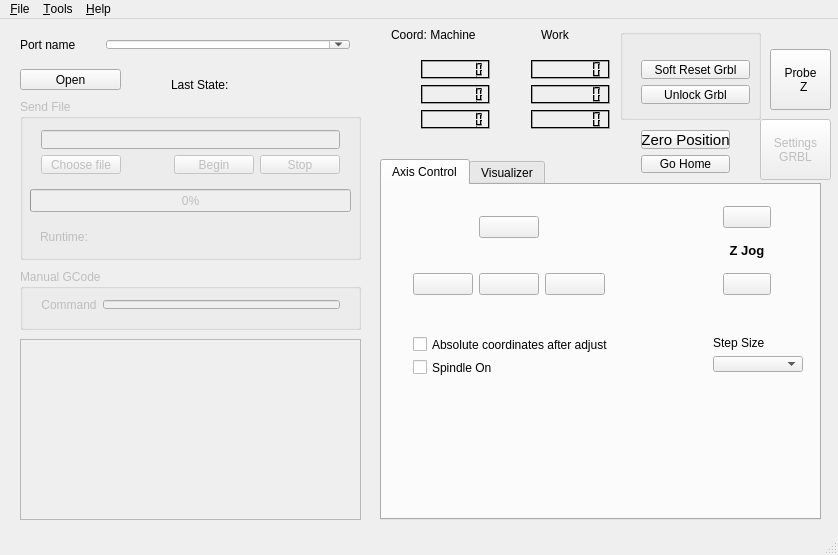
<?xml version="1.0" encoding="UTF-8"?>
<ui version="4.0">
 <class>MainWindow</class>
 <widget class="QMainWindow" name="MainWindow">
  <property name="enabled">
   <bool>true</bool>
  </property>
  <property name="geometry">
   <rect>
    <x>0</x>
    <y>0</y>
    <width>838</width>
    <height>555</height>
   </rect>
  </property>
  <property name="sizePolicy">
   <sizepolicy hsizetype="Expanding" vsizetype="Preferred">
    <horstretch>7</horstretch>
    <verstretch>0</verstretch>
   </sizepolicy>
  </property>
  <property name="maximumSize">
   <size>
    <width>10000000</width>
    <height>10000000</height>
   </size>
  </property>
  <property name="windowTitle">
   <string>Grbl Controller</string>
  </property>
  <property name="statusTip">
   <string/>
  </property>
  <widget class="QWidget" name="centralWidget">
   <widget class="QWidget" name="layoutWidget1">
    <property name="geometry">
     <rect>
      <x>410</x>
      <y>30</y>
      <width>91</width>
      <height>91</height>
     </rect>
    </property>
    <layout class="QVBoxLayout" name="verticalLayoutMachCoord">
     <item>
      <widget class="QLCDNumber" name="lcdMachNumberX">
       <property name="palette">
        <palette>
         <active>
          <colorrole role="Light">
           <brush brushstyle="SolidPattern">
            <color alpha="255">
             <red>0</red>
             <green>0</green>
             <blue>0</blue>
            </color>
           </brush>
          </colorrole>
         </active>
         <inactive>
          <colorrole role="Light">
           <brush brushstyle="SolidPattern">
            <color alpha="255">
             <red>0</red>
             <green>0</green>
             <blue>0</blue>
            </color>
           </brush>
          </colorrole>
         </inactive>
         <disabled>
          <colorrole role="Light">
           <brush brushstyle="SolidPattern">
            <color alpha="255">
             <red>0</red>
             <green>0</green>
             <blue>0</blue>
            </color>
           </brush>
          </colorrole>
         </disabled>
        </palette>
       </property>
       <property name="font">
        <font>
         <weight>50</weight>
         <bold>false</bold>
         <kerning>true</kerning>
        </font>
       </property>
       <property name="smallDecimalPoint">
        <bool>true</bool>
       </property>
       <property name="digitCount">
        <number>7</number>
       </property>
       <property name="segmentStyle">
        <enum>QLCDNumber::Filled</enum>
       </property>
      </widget>
     </item>
     <item>
      <widget class="QLCDNumber" name="lcdMachNumberY">
       <property name="palette">
        <palette>
         <active>
          <colorrole role="Light">
           <brush brushstyle="SolidPattern">
            <color alpha="255">
             <red>0</red>
             <green>0</green>
             <blue>0</blue>
            </color>
           </brush>
          </colorrole>
         </active>
         <inactive>
          <colorrole role="Light">
           <brush brushstyle="SolidPattern">
            <color alpha="255">
             <red>0</red>
             <green>0</green>
             <blue>0</blue>
            </color>
           </brush>
          </colorrole>
         </inactive>
         <disabled>
          <colorrole role="Light">
           <brush brushstyle="SolidPattern">
            <color alpha="255">
             <red>0</red>
             <green>0</green>
             <blue>0</blue>
            </color>
           </brush>
          </colorrole>
         </disabled>
        </palette>
       </property>
       <property name="font">
        <font>
         <weight>50</weight>
         <bold>false</bold>
         <kerning>true</kerning>
        </font>
       </property>
       <property name="smallDecimalPoint">
        <bool>true</bool>
       </property>
       <property name="digitCount">
        <number>7</number>
       </property>
       <property name="segmentStyle">
        <enum>QLCDNumber::Filled</enum>
       </property>
      </widget>
     </item>
     <item>
      <widget class="QLCDNumber" name="lcdMachNumberZ">
       <property name="palette">
        <palette>
         <active>
          <colorrole role="Light">
           <brush brushstyle="SolidPattern">
            <color alpha="255">
             <red>0</red>
             <green>0</green>
             <blue>0</blue>
            </color>
           </brush>
          </colorrole>
         </active>
         <inactive>
          <colorrole role="Light">
           <brush brushstyle="SolidPattern">
            <color alpha="255">
             <red>0</red>
             <green>0</green>
             <blue>0</blue>
            </color>
           </brush>
          </colorrole>
         </inactive>
         <disabled>
          <colorrole role="Light">
           <brush brushstyle="SolidPattern">
            <color alpha="255">
             <red>0</red>
             <green>0</green>
             <blue>0</blue>
            </color>
           </brush>
          </colorrole>
         </disabled>
        </palette>
       </property>
       <property name="font">
        <font>
         <weight>50</weight>
         <bold>false</bold>
         <kerning>true</kerning>
        </font>
       </property>
       <property name="smallDecimalPoint">
        <bool>true</bool>
       </property>
       <property name="digitCount">
        <number>7</number>
       </property>
       <property name="segmentStyle">
        <enum>QLCDNumber::Filled</enum>
       </property>
      </widget>
     </item>
    </layout>
   </widget>
   <widget class="QWidget" name="layoutWidget2">
    <property name="geometry">
     <rect>
      <x>379</x>
      <y>30</y>
      <width>21</width>
      <height>81</height>
     </rect>
    </property>
    <layout class="QVBoxLayout" name="verticalLayout_3">
     <item>
      <widget class="QLabel" name="lblX">
       <property name="font">
        <font>
         <pointsize>18</pointsize>
        </font>
       </property>
       <property name="text">
        <string>X</string>
       </property>
       <property name="alignment">
        <set>Qt::AlignCenter</set>
       </property>
      </widget>
     </item>
     <item>
      <widget class="QLabel" name="lblY">
       <property name="font">
        <font>
         <pointsize>18</pointsize>
        </font>
       </property>
       <property name="text">
        <string>Y</string>
       </property>
       <property name="alignment">
        <set>Qt::AlignCenter</set>
       </property>
      </widget>
     </item>
     <item>
      <widget class="QLabel" name="lblZ">
       <property name="font">
        <font>
         <pointsize>18</pointsize>
        </font>
       </property>
       <property name="text">
        <string>Z</string>
       </property>
       <property name="alignment">
        <set>Qt::AlignCenter</set>
       </property>
      </widget>
     </item>
    </layout>
   </widget>
   <widget class="QListWidget" name="statusList">
    <property name="enabled">
     <bool>false</bool>
    </property>
    <property name="geometry">
     <rect>
      <x>20</x>
      <y>320</y>
      <width>341</width>
      <height>181</height>
     </rect>
    </property>
   </widget>
   <widget class="QGroupBox" name="groupBoxSendFile">
    <property name="enabled">
     <bool>false</bool>
    </property>
    <property name="geometry">
     <rect>
      <x>20</x>
      <y>80</y>
      <width>341</width>
      <height>161</height>
     </rect>
    </property>
    <property name="title">
     <string>Send File</string>
    </property>
    <widget class="QWidget" name="layoutWidget6">
     <property name="geometry">
      <rect>
       <x>10</x>
       <y>20</y>
       <width>321</width>
       <height>66</height>
      </rect>
     </property>
     <layout class="QGridLayout" name="gridLayout_2">
      <item row="0" column="0" colspan="4">
       <widget class="QLineEdit" name="filePath"/>
      </item>
      <item row="1" column="2">
       <widget class="QPushButton" name="Begin">
        <property name="text">
         <string>Begin</string>
        </property>
       </widget>
      </item>
      <item row="1" column="3">
       <widget class="QPushButton" name="Stop">
        <property name="text">
         <string>Stop</string>
        </property>
       </widget>
      </item>
      <item row="1" column="1">
       <spacer name="horizontalSpacer">
        <property name="orientation">
         <enum>Qt::Horizontal</enum>
        </property>
        <property name="sizeHint" stdset="0">
         <size>
          <width>40</width>
          <height>20</height>
         </size>
        </property>
       </spacer>
      </item>
      <item row="1" column="0">
       <widget class="QPushButton" name="openFile">
        <property name="text">
         <string>Choose file</string>
        </property>
       </widget>
      </item>
     </layout>
    </widget>
    <widget class="QProgressBar" name="progressFileSend">
     <property name="geometry">
      <rect>
       <x>10</x>
       <y>90</y>
       <width>321</width>
       <height>23</height>
      </rect>
     </property>
     <property name="value">
      <number>0</number>
     </property>
    </widget>
    <widget class="QLabel" name="labelRuntime">
     <property name="enabled">
      <bool>false</bool>
     </property>
     <property name="geometry">
      <rect>
       <x>20</x>
       <y>130</y>
       <width>61</width>
       <height>16</height>
      </rect>
     </property>
     <property name="text">
      <string>Runtime:</string>
     </property>
    </widget>
    <widget class="QLabel" name="outputRuntime">
     <property name="enabled">
      <bool>false</bool>
     </property>
     <property name="geometry">
      <rect>
       <x>90</x>
       <y>130</y>
       <width>61</width>
       <height>16</height>
      </rect>
     </property>
     <property name="text">
      <string/>
     </property>
    </widget>
   </widget>
   <widget class="QPushButton" name="btnGRBL">
    <property name="enabled">
     <bool>false</bool>
    </property>
    <property name="geometry">
     <rect>
      <x>760</x>
      <y>100</y>
      <width>71</width>
      <height>61</height>
     </rect>
    </property>
    <property name="text">
     <string>Settings
GRBL</string>
    </property>
   </widget>
   <widget class="QGroupBox" name="groupBoxManualGCode">
    <property name="enabled">
     <bool>false</bool>
    </property>
    <property name="geometry">
     <rect>
      <x>20</x>
      <y>250</y>
      <width>341</width>
      <height>61</height>
     </rect>
    </property>
    <property name="title">
     <string>Manual GCode</string>
    </property>
    <widget class="QWidget" name="layoutWidget7">
     <property name="geometry">
      <rect>
       <x>10</x>
       <y>20</y>
       <width>321</width>
       <height>31</height>
      </rect>
     </property>
     <layout class="QHBoxLayout" name="horizontalLayout">
      <item>
       <widget class="QLabel" name="label">
        <property name="text">
         <string>Command</string>
        </property>
        <property name="alignment">
         <set>Qt::AlignCenter</set>
        </property>
       </widget>
      </item>
      <item>
       <widget class="QLineEdit" name="Command">
        <property name="text">
         <string/>
        </property>
       </widget>
      </item>
     </layout>
    </widget>
   </widget>
   <widget class="QPushButton" name="btnOpenPort">
    <property name="geometry">
     <rect>
      <x>20</x>
      <y>50</y>
      <width>101</width>
      <height>21</height>
     </rect>
    </property>
    <property name="text">
     <string>Open</string>
    </property>
   </widget>
   <widget class="QWidget" name="horizontalLayoutWidget">
    <property name="geometry">
     <rect>
      <x>20</x>
      <y>10</y>
      <width>341</width>
      <height>31</height>
     </rect>
    </property>
    <layout class="QHBoxLayout" name="layoutComPort">
     <property name="leftMargin">
      <number>0</number>
     </property>
     <item>
      <widget class="QLabel" name="lblPort">
       <property name="sizePolicy">
        <sizepolicy hsizetype="Preferred" vsizetype="Preferred">
         <horstretch>0</horstretch>
         <verstretch>0</verstretch>
        </sizepolicy>
       </property>
       <property name="maximumSize">
        <size>
         <width>80</width>
         <height>16777215</height>
        </size>
       </property>
       <property name="text">
        <string>Port name</string>
       </property>
      </widget>
     </item>
     <item>
      <widget class="QComboBox" name="cmbPort">
       <property name="sizePolicy">
        <sizepolicy hsizetype="Preferred" vsizetype="Fixed">
         <horstretch>0</horstretch>
         <verstretch>0</verstretch>
        </sizepolicy>
       </property>
       <property name="minimumSize">
        <size>
         <width>220</width>
         <height>0</height>
        </size>
       </property>
       <property name="editable">
        <bool>true</bool>
       </property>
      </widget>
     </item>
    </layout>
   </widget>
   <widget class="QWidget" name="verticalLayoutWidget">
    <property name="geometry">
     <rect>
      <x>520</x>
      <y>30</y>
      <width>101</width>
      <height>91</height>
     </rect>
    </property>
    <layout class="QVBoxLayout" name="verticalLayoutWorkCoord">
     <item>
      <widget class="QLCDNumber" name="lcdWorkNumberX">
       <property name="palette">
        <palette>
         <active>
          <colorrole role="Light">
           <brush brushstyle="SolidPattern">
            <color alpha="255">
             <red>0</red>
             <green>0</green>
             <blue>0</blue>
            </color>
           </brush>
          </colorrole>
         </active>
         <inactive>
          <colorrole role="Light">
           <brush brushstyle="SolidPattern">
            <color alpha="255">
             <red>0</red>
             <green>0</green>
             <blue>0</blue>
            </color>
           </brush>
          </colorrole>
         </inactive>
         <disabled>
          <colorrole role="Light">
           <brush brushstyle="SolidPattern">
            <color alpha="255">
             <red>0</red>
             <green>0</green>
             <blue>0</blue>
            </color>
           </brush>
          </colorrole>
         </disabled>
        </palette>
       </property>
       <property name="font">
        <font>
         <weight>50</weight>
         <bold>false</bold>
         <kerning>true</kerning>
        </font>
       </property>
       <property name="smallDecimalPoint">
        <bool>true</bool>
       </property>
       <property name="digitCount">
        <number>7</number>
       </property>
       <property name="segmentStyle">
        <enum>QLCDNumber::Filled</enum>
       </property>
      </widget>
     </item>
     <item>
      <widget class="QLCDNumber" name="lcdWorkNumberY">
       <property name="palette">
        <palette>
         <active>
          <colorrole role="Light">
           <brush brushstyle="SolidPattern">
            <color alpha="255">
             <red>0</red>
             <green>0</green>
             <blue>0</blue>
            </color>
           </brush>
          </colorrole>
         </active>
         <inactive>
          <colorrole role="Light">
           <brush brushstyle="SolidPattern">
            <color alpha="255">
             <red>0</red>
             <green>0</green>
             <blue>0</blue>
            </color>
           </brush>
          </colorrole>
         </inactive>
         <disabled>
          <colorrole role="Light">
           <brush brushstyle="SolidPattern">
            <color alpha="255">
             <red>0</red>
             <green>0</green>
             <blue>0</blue>
            </color>
           </brush>
          </colorrole>
         </disabled>
        </palette>
       </property>
       <property name="font">
        <font>
         <weight>50</weight>
         <bold>false</bold>
         <kerning>true</kerning>
        </font>
       </property>
       <property name="smallDecimalPoint">
        <bool>true</bool>
       </property>
       <property name="digitCount">
        <number>7</number>
       </property>
       <property name="segmentStyle">
        <enum>QLCDNumber::Filled</enum>
       </property>
      </widget>
     </item>
     <item>
      <widget class="QLCDNumber" name="lcdWorkNumberZ">
       <property name="palette">
        <palette>
         <active>
          <colorrole role="Light">
           <brush brushstyle="SolidPattern">
            <color alpha="255">
             <red>0</red>
             <green>0</green>
             <blue>0</blue>
            </color>
           </brush>
          </colorrole>
         </active>
         <inactive>
          <colorrole role="Light">
           <brush brushstyle="SolidPattern">
            <color alpha="255">
             <red>0</red>
             <green>0</green>
             <blue>0</blue>
            </color>
           </brush>
          </colorrole>
         </inactive>
         <disabled>
          <colorrole role="Light">
           <brush brushstyle="SolidPattern">
            <color alpha="255">
             <red>0</red>
             <green>0</green>
             <blue>0</blue>
            </color>
           </brush>
          </colorrole>
         </disabled>
        </palette>
       </property>
       <property name="font">
        <font>
         <weight>50</weight>
         <bold>false</bold>
         <kerning>true</kerning>
        </font>
       </property>
       <property name="smallDecimalPoint">
        <bool>true</bool>
       </property>
       <property name="digitCount">
        <number>7</number>
       </property>
       <property name="segmentStyle">
        <enum>QLCDNumber::Filled</enum>
       </property>
      </widget>
     </item>
    </layout>
   </widget>
   <widget class="QGroupBox" name="groupBoxReset">
    <property name="geometry">
     <rect>
      <x>620</x>
      <y>10</y>
      <width>141</width>
      <height>91</height>
     </rect>
    </property>
    <property name="title">
     <string/>
    </property>
    <widget class="QWidget" name="verticalLayoutWidget_3">
     <property name="geometry">
      <rect>
       <x>10</x>
       <y>20</y>
       <width>131</width>
       <height>66</height>
      </rect>
     </property>
     <layout class="QVBoxLayout" name="verticalLayout_2">
      <item>
       <widget class="QPushButton" name="btnResetGrbl">
        <property name="text">
         <string>Soft Reset Grbl</string>
        </property>
       </widget>
      </item>
      <item>
       <widget class="QPushButton" name="btnUnlockGrbl">
        <property name="text">
         <string>Unlock Grbl</string>
        </property>
       </widget>
      </item>
     </layout>
    </widget>
   </widget>
   <widget class="QWidget" name="horizontalLayoutWidget_2">
    <property name="geometry">
     <rect>
      <x>380</x>
      <y>0</y>
      <width>151</width>
      <height>31</height>
     </rect>
    </property>
    <layout class="QHBoxLayout" name="horizontalLayout_2">
     <item>
      <widget class="QLabel" name="labelMachCoord">
       <property name="text">
        <string>Coord: Machine </string>
       </property>
      </widget>
     </item>
     <item>
      <widget class="QLabel" name="outputUnitsMachine">
       <property name="text">
        <string/>
       </property>
      </widget>
     </item>
    </layout>
   </widget>
   <widget class="QWidget" name="horizontalLayoutWidget_3">
    <property name="geometry">
     <rect>
      <x>530</x>
      <y>0</y>
      <width>91</width>
      <height>31</height>
     </rect>
    </property>
    <layout class="QHBoxLayout" name="horizontalLayout_3">
     <item>
      <widget class="QLabel" name="labelWorkCoord">
       <property name="text">
        <string>Work</string>
       </property>
      </widget>
     </item>
     <item>
      <widget class="QLabel" name="outputUnitsWork">
       <property name="text">
        <string/>
       </property>
      </widget>
     </item>
    </layout>
   </widget>
   <widget class="QWidget" name="horizontalLayoutWidget_4">
    <property name="geometry">
     <rect>
      <x>160</x>
      <y>50</y>
      <width>201</width>
      <height>31</height>
     </rect>
    </property>
    <layout class="QHBoxLayout" name="horizontalLayout_4">
     <item>
      <widget class="QLabel" name="labelLastState">
       <property name="text">
        <string>Last State:</string>
       </property>
      </widget>
     </item>
     <item>
      <widget class="QLabel" name="outputLastState">
       <property name="text">
        <string/>
       </property>
      </widget>
     </item>
    </layout>
   </widget>
   <widget class="QWidget" name="verticalLayoutWidget_4">
    <property name="geometry">
     <rect>
      <x>630</x>
      <y>100</y>
      <width>111</width>
      <height>65</height>
     </rect>
    </property>
    <layout class="QVBoxLayout" name="verticalLayout_4">
     <item>
      <widget class="QPushButton" name="btnSetHome">
       <property name="font">
        <font>
         <pointsize>11</pointsize>
        </font>
       </property>
       <property name="autoFillBackground">
        <bool>false</bool>
       </property>
       <property name="text">
        <string>Zero Position</string>
       </property>
      </widget>
     </item>
     <item>
      <widget class="QPushButton" name="btnGoHomeSafe">
       <property name="text">
        <string>Go Home</string>
       </property>
      </widget>
     </item>
    </layout>
   </widget>
   <widget class="QTabWidget" name="tabAxisVisualizer">
    <property name="geometry">
     <rect>
      <x>380</x>
      <y>140</y>
      <width>441</width>
      <height>361</height>
     </rect>
    </property>
    <property name="currentIndex">
     <number>0</number>
    </property>
    <widget class="QWidget" name="tab">
     <attribute name="title">
      <string>Axis Control</string>
     </attribute>
     <widget class="QWidget" name="layoutWidget3">
      <property name="geometry">
       <rect>
        <x>20</x>
        <y>20</y>
        <width>214</width>
        <height>101</height>
       </rect>
      </property>
      <layout class="QGridLayout" name="gridLayout" rowstretch="0,0,0">
       <item row="0" column="1">
        <widget class="QPushButton" name="IncYBtn">
         <property name="text">
          <string/>
         </property>
         <property name="icon">
          <iconset resource="GrblController.qrc">
           <normaloff>:/img/up.PNG</normaloff>:/img/up.PNG</iconset>
         </property>
         <property name="iconSize">
          <size>
           <width>24</width>
           <height>24</height>
          </size>
         </property>
        </widget>
       </item>
       <item row="1" column="1">
        <spacer name="verticalSpacer">
         <property name="orientation">
          <enum>Qt::Vertical</enum>
         </property>
         <property name="sizeHint" stdset="0">
          <size>
           <width>18</width>
           <height>17</height>
          </size>
         </property>
        </spacer>
       </item>
       <item row="2" column="0">
        <widget class="QPushButton" name="DecXBtn">
         <property name="text">
          <string/>
         </property>
         <property name="icon">
          <iconset resource="GrblController.qrc">
           <normaloff>:/img/left.PNG</normaloff>:/img/left.PNG</iconset>
         </property>
         <property name="iconSize">
          <size>
           <width>24</width>
           <height>24</height>
          </size>
         </property>
        </widget>
       </item>
       <item row="2" column="1">
        <widget class="QPushButton" name="DecYBtn">
         <property name="text">
          <string/>
         </property>
         <property name="icon">
          <iconset resource="GrblController.qrc">
           <normaloff>:/img/down.PNG</normaloff>:/img/down.PNG</iconset>
         </property>
         <property name="iconSize">
          <size>
           <width>24</width>
           <height>24</height>
          </size>
         </property>
        </widget>
       </item>
       <item row="2" column="2">
        <widget class="QPushButton" name="IncXBtn">
         <property name="text">
          <string/>
         </property>
         <property name="icon">
          <iconset resource="GrblController.qrc">
           <normaloff>:/img/right.PNG</normaloff>:/img/right.PNG</iconset>
         </property>
         <property name="iconSize">
          <size>
           <width>24</width>
           <height>24</height>
          </size>
         </property>
        </widget>
       </item>
      </layout>
     </widget>
     <widget class="QWidget" name="layoutWidget4">
      <property name="geometry">
       <rect>
        <x>330</x>
        <y>10</y>
        <width>70</width>
        <height>111</height>
       </rect>
      </property>
      <layout class="QVBoxLayout" name="layoutZJog">
       <item>
        <widget class="QPushButton" name="IncZBtn">
         <property name="text">
          <string/>
         </property>
         <property name="icon">
          <iconset resource="GrblController.qrc">
           <normaloff>:/img/up.PNG</normaloff>:/img/up.PNG</iconset>
         </property>
         <property name="iconSize">
          <size>
           <width>24</width>
           <height>24</height>
          </size>
         </property>
        </widget>
       </item>
       <item>
        <widget class="QLabel" name="lblZJog">
         <property name="font">
          <font>
           <pointsize>10</pointsize>
           <weight>75</weight>
           <bold>true</bold>
          </font>
         </property>
         <property name="text">
          <string>Z Jog</string>
         </property>
         <property name="alignment">
          <set>Qt::AlignCenter</set>
         </property>
        </widget>
       </item>
       <item>
        <widget class="QPushButton" name="DecZBtn">
         <property name="text">
          <string/>
         </property>
         <property name="icon">
          <iconset resource="GrblController.qrc">
           <normaloff>:/img/down.PNG</normaloff>:/img/down.PNG</iconset>
         </property>
         <property name="iconSize">
          <size>
           <width>24</width>
           <height>24</height>
          </size>
         </property>
        </widget>
       </item>
      </layout>
     </widget>
     <widget class="QWidget" name="layoutWidget5">
      <property name="geometry">
       <rect>
        <x>320</x>
        <y>140</y>
        <width>112</width>
        <height>58</height>
       </rect>
      </property>
      <layout class="QVBoxLayout" name="verticalLayoutStepSize">
       <item>
        <widget class="QLabel" name="lblStep">
         <property name="text">
          <string>Step Size           </string>
         </property>
        </widget>
       </item>
       <item>
        <widget class="QComboBox" name="comboStep"/>
       </item>
      </layout>
     </widget>
     <widget class="QWidget" name="verticalLayoutWidget_2">
      <property name="geometry">
       <rect>
        <x>20</x>
        <y>140</y>
        <width>281</width>
        <height>62</height>
       </rect>
      </property>
      <layout class="QVBoxLayout" name="verticalLayout">
       <item>
        <widget class="QCheckBox" name="chkRestoreAbsolute">
         <property name="text">
          <string>Absolute coordinates after adjust</string>
         </property>
        </widget>
       </item>
       <item>
        <widget class="QCheckBox" name="SpindleOn">
         <property name="text">
          <string>Spindle On</string>
         </property>
         <property name="checked">
          <bool>false</bool>
         </property>
        </widget>
       </item>
      </layout>
     </widget>
     <widget class="QPushButton" name="pushButton">
      <property name="geometry">
       <rect>
        <x>360</x>
        <y>-110</y>
        <width>91</width>
        <height>29</height>
       </rect>
      </property>
      <property name="text">
       <string>PushButton</string>
      </property>
     </widget>
    </widget>
    <widget class="QWidget" name="tab_">
     <attribute name="title">
      <string>Visualizer</string>
     </attribute>
     <widget class="RenderArea" name="wgtVisualizer" native="true">
      <property name="geometry">
       <rect>
        <x>-1</x>
        <y>-1</y>
        <width>437</width>
        <height>331</height>
       </rect>
      </property>
      <property name="palette">
       <palette>
        <active>
         <colorrole role="Base">
          <brush brushstyle="SolidPattern">
           <color alpha="255">
            <red>255</red>
            <green>255</green>
            <blue>255</blue>
           </color>
          </brush>
         </colorrole>
         <colorrole role="Window">
          <brush brushstyle="SolidPattern">
           <color alpha="255">
            <red>244</red>
            <green>237</green>
            <blue>187</blue>
           </color>
          </brush>
         </colorrole>
        </active>
        <inactive>
         <colorrole role="Base">
          <brush brushstyle="SolidPattern">
           <color alpha="255">
            <red>255</red>
            <green>255</green>
            <blue>255</blue>
           </color>
          </brush>
         </colorrole>
         <colorrole role="Window">
          <brush brushstyle="SolidPattern">
           <color alpha="255">
            <red>244</red>
            <green>237</green>
            <blue>187</blue>
           </color>
          </brush>
         </colorrole>
        </inactive>
        <disabled>
         <colorrole role="Base">
          <brush brushstyle="SolidPattern">
           <color alpha="255">
            <red>244</red>
            <green>237</green>
            <blue>187</blue>
           </color>
          </brush>
         </colorrole>
         <colorrole role="Window">
          <brush brushstyle="SolidPattern">
           <color alpha="255">
            <red>244</red>
            <green>237</green>
            <blue>187</blue>
           </color>
          </brush>
         </colorrole>
        </disabled>
       </palette>
      </property>
      <property name="autoFillBackground">
       <bool>true</bool>
      </property>
     </widget>
    </widget>
   </widget>
   <widget class="QPushButton" name="btnProbe">
    <property name="geometry">
     <rect>
      <x>770</x>
      <y>30</y>
      <width>61</width>
      <height>61</height>
     </rect>
    </property>
    <property name="text">
     <string>Probe
  Z</string>
    </property>
   </widget>
  </widget>
  <widget class="QMenuBar" name="menuBar">
   <property name="geometry">
    <rect>
     <x>0</x>
     <y>0</y>
     <width>838</width>
     <height>26</height>
    </rect>
   </property>
   <widget class="QMenu" name="menuHelp">
    <property name="title">
     <string>&amp;Help</string>
    </property>
    <addaction name="actionAbout"/>
   </widget>
   <widget class="QMenu" name="menuTools">
    <property name="title">
     <string>&amp;Tools</string>
    </property>
    <addaction name="actionOptions"/>
   </widget>
   <widget class="QMenu" name="menuFile">
    <property name="title">
     <string>&amp;File</string>
    </property>
    <addaction name="actionExit"/>
   </widget>
   <addaction name="menuFile"/>
   <addaction name="menuTools"/>
   <addaction name="menuHelp"/>
  </widget>
  <widget class="QStatusBar" name="statusBar"/>
  <action name="actionAbout">
   <property name="text">
    <string>&amp;About</string>
   </property>
  </action>
  <action name="actionOptions">
   <property name="text">
    <string>&amp;Options</string>
   </property>
  </action>
  <action name="actionExit">
   <property name="text">
    <string>E&amp;xit</string>
   </property>
  </action>
 </widget>
 <layoutdefault spacing="6" margin="11"/>
 <customwidgets>
  <customwidget>
   <class>RenderArea</class>
   <extends>QWidget</extends>
   <header>renderarea.h</header>
   <container>1</container>
  </customwidget>
 </customwidgets>
 <resources>
  <include location="GrblController.qrc"/>
 </resources>
 <connections/>
</ui>
